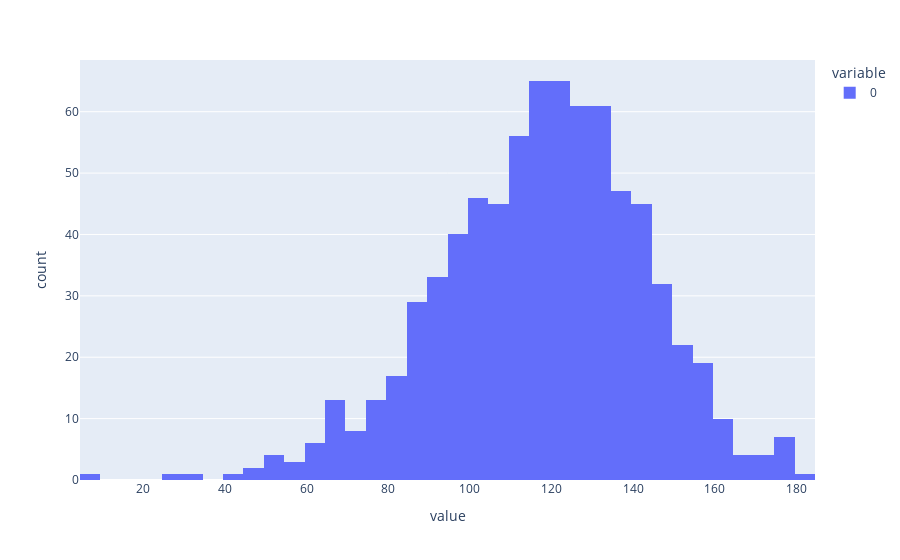

Write notebook code for a chart like this one.
### Markdown cell above
### L0 Test and Reconstruction Test

### Code cell
import torch

sae.eval()  # prevents error if we're expecting a dead neuron mask for who grads

with torch.no_grad():
    # activation store can give us tokens.
    batch_tokens = token_dataset[:6]["tokens"]
    _, cache = model.run_with_cache(batch_tokens, prepend_bos=True)

    # Use the SAE
    feature_acts = sae.encode(cache[sae.cfg.metadata.hook_name])
    sae_out = sae.decode(feature_acts)

    # save some room
    del cache

    # ignore the bos token, get the number of features that activated in each token, averaged accross batch and position
    l0 = (feature_acts[:, 1:] > 0).float().sum(-1).detach()
    print("average l0", l0.mean().item())
    px.histogram(l0.flatten().cpu().numpy()).show()

### Figure 1 — Plotly figure (JSON) as saved in the notebook; plotly's stock layout.template omitted (floating-point values rounded to 4 significant figures; data arrays with more than 128 entries replaced by an {"elided": "..."} marker saying what was removed)
{"data": [{"alignmentgroup": "True", "bingroup": "x", "hovertemplate": "variable=0<br>value=%{x}<br>count=%{y}<extra></extra>", "legendgroup": "0", "marker": {"color": "#636efa", "pattern": {"shape": ""}}, "name": "0", "offsetgroup": "0", "orientation": "v", "showlegend": true, "type": "histogram", "x": {"elided": "762 int values"}, "xaxis": "x", "yaxis": "y"}], "layout": {"barmode": "relative", "legend": {"title": {"text": "variable"}, "tracegroupgap": 0}, "margin": {"t": 60}, "xaxis": {"anchor": "y", "domain": [0, 1], "title": {"text": "value"}}, "yaxis": {"anchor": "x", "domain": [0, 1], "title": {"text": "count"}}}}
